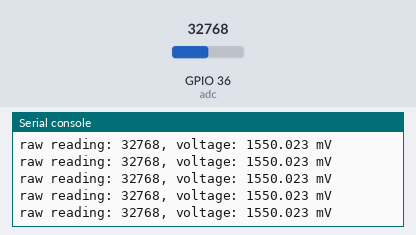
Bench run of a program on a simulated ESP32 board running MicroPython. Parts: the last lines printed to the serial console. The test bench sets the inputs (shaded band); at power-on: GPIO 36 (adc) = 32768 (analog values on the 0–65535 scale).

Above: at 1.2 s.
1.3 s: GPIO 36 (adc) set to 45874
At 1.31 s:
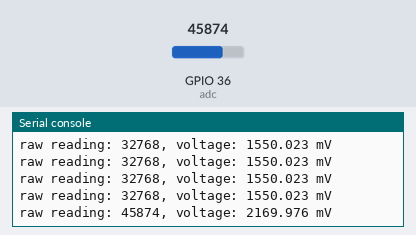
2.8 s: GPIO 36 (adc) set to 57670
At 2.82 s:
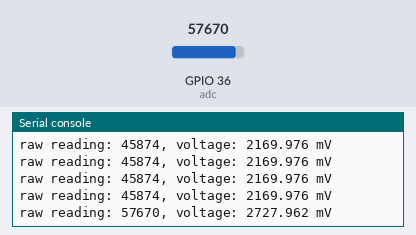
Timing chart, 0 to 5.8 s (numbered marks = the images above; inputs shaded):
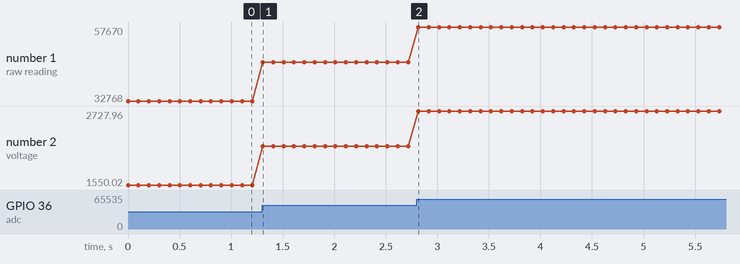

The program:

main.py
```python
"""
:file: main.py
:author: support@redisage.com
:brief: ADC example for ESP32 Open IoT and IIoT Gateway
:copyright: 2024 Redisage Electronics - all rights reserved
"""

from machine import ADC
import time

# init ADC
adc = ADC(36, atten=ADC.ATTN_11DB)

while (True):
    val_raw = adc.read_u16() # read a raw analog value in the range 0-65535
    val_mV = adc.read_uv() / 1000 # read an analog value in mV

    print(f'raw reading: {val_raw}, voltage: {val_mV} mV')

    time.sleep_ms(100)
```

Measured:
- after the input at 1.3 s, the serial console: prints a new line at once (image 1)
- after the input at 2.8 s, the serial console: prints a new line at once (image 2)
- plotted number 1: 32768 → 45874 after the input at 1.3 s, 45874 → 57670 after the input at 2.8 s
- plotted number 2: 1550.02 → 2169.98 after the input at 1.3 s, 2169.98 → 2727.96 after the input at 2.8 s
